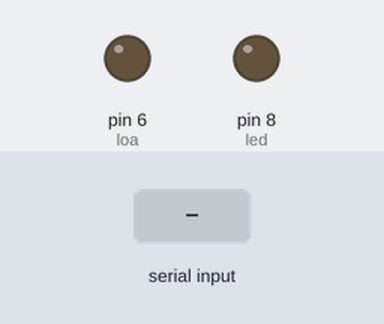
A sketch run on a simulated Arduino Uno, built with avr-gcc and run on an emulated ATmega328P. Parts: output pins drawn as LEDs (lit = HIGH). The inputs (shaded band) are chosen by the test bench. The modem accepts every AT command (registered, SIM ready, sends succeed) and sends nothing else; what the sketch prints to the serial monitor is not drawn.

Above: at 7.2 s.
7.3 s: "1" received over the second serial link
At 8.1 s:
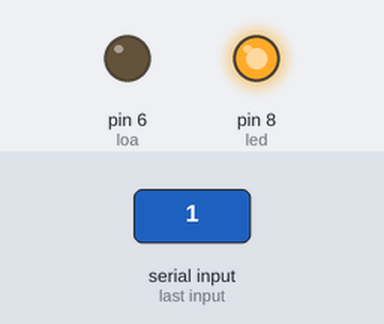
Timing chart, 0 to 10.3 s (numbered marks = the images above; inputs shaded):
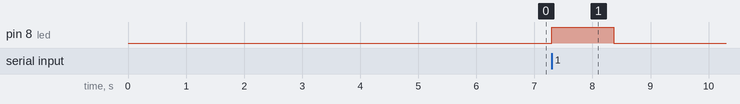

Measured:
- after the input at 7.3 s, pin 8 (led): LOW → HIGH at once, → LOW 1.1 s later

The sketch:

Sim800l_with_SIM.ino
```cpp
#include <SoftwareSerial.h>
SoftwareSerial sim(10, 11); // Chan TX va RX cua Module SIM 800a
SoftwareSerial BTserial(2, 3); // Chan TX va RX cua module Bluetooth HC 05
int state = 0;
int hc05 = 0;

#define led 8
#define loa 6

String number = "0866531953"; // +880 is the country code
// String number = "+880XXXXXXXXXX"; // +880 is the country code

void setup() {
  Serial.begin(9600);
  Serial.println("Doi vai giay....");
  delay(5000);
  Serial.println("Da khoi dong he thong SIM...");
  sim.begin(9600);
  delay(1000);
  Serial.println("Nhap c de thuc hien cuoc goi va s de gui SMS");

  // Thiet lap cong bluetooth
  BTserial.begin(38400);
  pinMode(led, OUTPUT);
  pinMode(loa, OUTPUT);
}

void callNumber() {
  sim.print (F("ATD"));
  sim.print (number);
  sim.print (F(";\r\n"));
}

void SendMessage()
{
  sim.println("AT+CMGF=1");
  delay(1000);
  sim.println("AT+CMGS=\"" + number + "\"\r");
  delay(1000);
  String SMS = "SOS - Tinh trang khan cap";
  sim.println(SMS);
  delay(100);
  sim.println((char)26);
  delay(1000);
}

void loop() {
  delay(50);
  if (BTserial.available() > 0) { // Kiem tra xem co data vao cong serial khong?
    hc05 = BTserial.read(); // Doc gia tri tu BT Master
    // Serial.read();
  }
  // Dieu khien LED
  if (hc05 == '1') {
    digitalWrite(led, HIGH); // Bat den
    hc05 = 0;
    delay(50);
    callNumber();
    delay(1000);
    //SendMessage();
    digitalWrite(led, LOW); // Tat den
    delay(50);
  }
  /*
  else if (hc05 == '2') {
    digitalWrite(loa, HIGH); // Bat loa
    SendMessage();
    hc05 = 0;
  */
}

/*
void BT(){
 if (BTserial.available() > 0) { // Kiem tra xem co data vao cong serial khong?
    hc05 = BTserial.read(); // Doc gia tri tu BT Master
  }
  // Dieu khien LED
  if (hc05 == '1') {
    digitalWrite(led, HIGH); // Bat den
    delay(1000);
    hc05 = 0;
  }
  else if (hc05 == '0') {
    digitalWrite(loa, HIGH); // Bat loa
    delay(500);
    hc05 = 0;
}
}
*/
```
